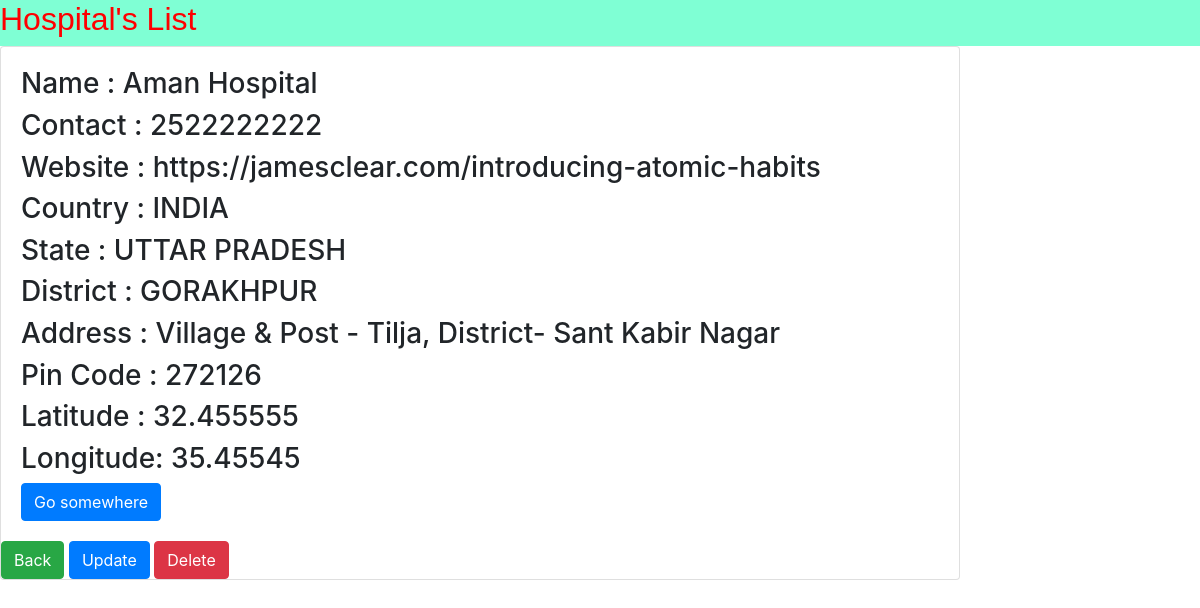
Screenshot of /hospitals/single_hospital/6/ with the database file from the repository.
### HospitalsApp/models.py (models this page shows, shortened)
class HospitalDetail(models.Model):
    name = models.CharField(max_length=100)
    email = models.EmailField(unique=True,null=True)
    contact = models.CharField(max_length=10)
    website = models.URLField(null = True)
    country = models.ForeignKey(Country,related_name="HospitalDetails",on_delete=models.CASCADE)
    state = models.ForeignKey(State,related_name="HospitalDetails",on_delete=models.CASCADE)
    district = models.ForeignKey(District,related_name="HospitalDetails",on_delete=models.CASCADE)
    address = models.CharField(max_length=200)
    pin = models.CharField(max_length=6)
    latitude = models.FloatField()
    longitude = models.FloatField()

### locationApp/models.py (models this page shows)
class Country(models.Model):
    country = models.CharField(max_length=100)
    country_code = models.CharField(max_length=4, default="+91")
    def __str__(self):
        return self.country

class State(models.Model):
    country = models.ForeignKey(Country, related_name="states", on_delete=models.CASCADE)
    state = models.CharField(max_length=100)
    def __str__(self):
        return self.state

class District(models.Model):
    country = models.ForeignKey(Country, related_name="districts",on_delete=models.CASCADE)
    state = models.ForeignKey(State, related_name="districts",on_delete=models.CASCADE)
    district = models.CharField(max_length=100)
    def __str__(self):
        return self.district

### HospitalsApp/views.py (the view)
# urls.py: path("single_hospital/<int:pk>/",Single_ViewHospital.as_view(),name="singleHospital"),
class Single_ViewHospital(DetailView):
    model = HospitalDetail
    template_name = "HospitalsApp/single_hospital.html"
    context_object_name = "hospital"

### HospitalsApp/templates/HospitalsApp/single_hospital.html (shortened to what this page needs)
<!DOCTYPE html>
<html lang="en">
<head>
    <link rel="stylesheet" href="https://cdn.jsdelivr.net/npm/bootstrap@4.4.1/dist/css/bootstrap.min.css"><title>hospital List</title>
</head>
<body>
    <div class="nav">
        <h1>Hospital's List</h1>
    </div>
    <div>
        <div class="card" style="width: 80%;">
            <div class="card-body">
                <h3>Name : {{hospital.name}}</h3>
                <h3>Contact : {{hospital.contact}}</h3>
                <h3>Website : {{hospital.website}}</h3>
                <h3>Country : {{hospital.country}}</h3>
                <h3>State : {{hospital.state}}</h3>
                <h3>District : {{hospital.district}}</h3>
                <h3>Address : {{hospital.address}}</h3>
                <h3>Pin Code : {{hospital.pin}}</h3>
                <h3>Latitude : {{hospital.latitude}}</h3>
                <h3>Longitude: {{hospital.longitude}}</h3>
              <a href="#" class="btn btn-primary">Go somewhere</a>
            </div>
            <div>
                <a href="{% url 'viewHospital' %}"><button class="btn btn-success">Back</button></a>
                <a href="{% url 'updateHospital' hospital.pk %}"><button class="btn btn-primary">Update</button></a>
                <a href="{% url 'deleteHospital' hospital.pk %}"><button class="btn btn-danger">Delete</button></a>
            </div>
          </div>
    </div>
</body>
</html>

### HospitalsApp/templates/HospitalsApp/single_hospital.html (style rules this page uses)
* { margin:0px; padding: 0px; }
.nav { background-color: aquamarine; position: relative; top:0px; left:0px; right: 0px; width: 100%; ; }
h1 { font-family: Arial, Helvetica, sans-serif; color:red; text-align: center; font-size:xx-large; }

### rows the page displays
HospitalDetail: name "Aman Hospital", contact "2522222222", website "https://jamesclear.com/introducing-atomic-habits", country "INDIA", state "UTTAR PRADESH", district "GORAKHPUR", address "Village & Post - Tilja, District- Sant Kabir Nagar", pin "272126", latitude "32.455555", longitude "35.45545"
